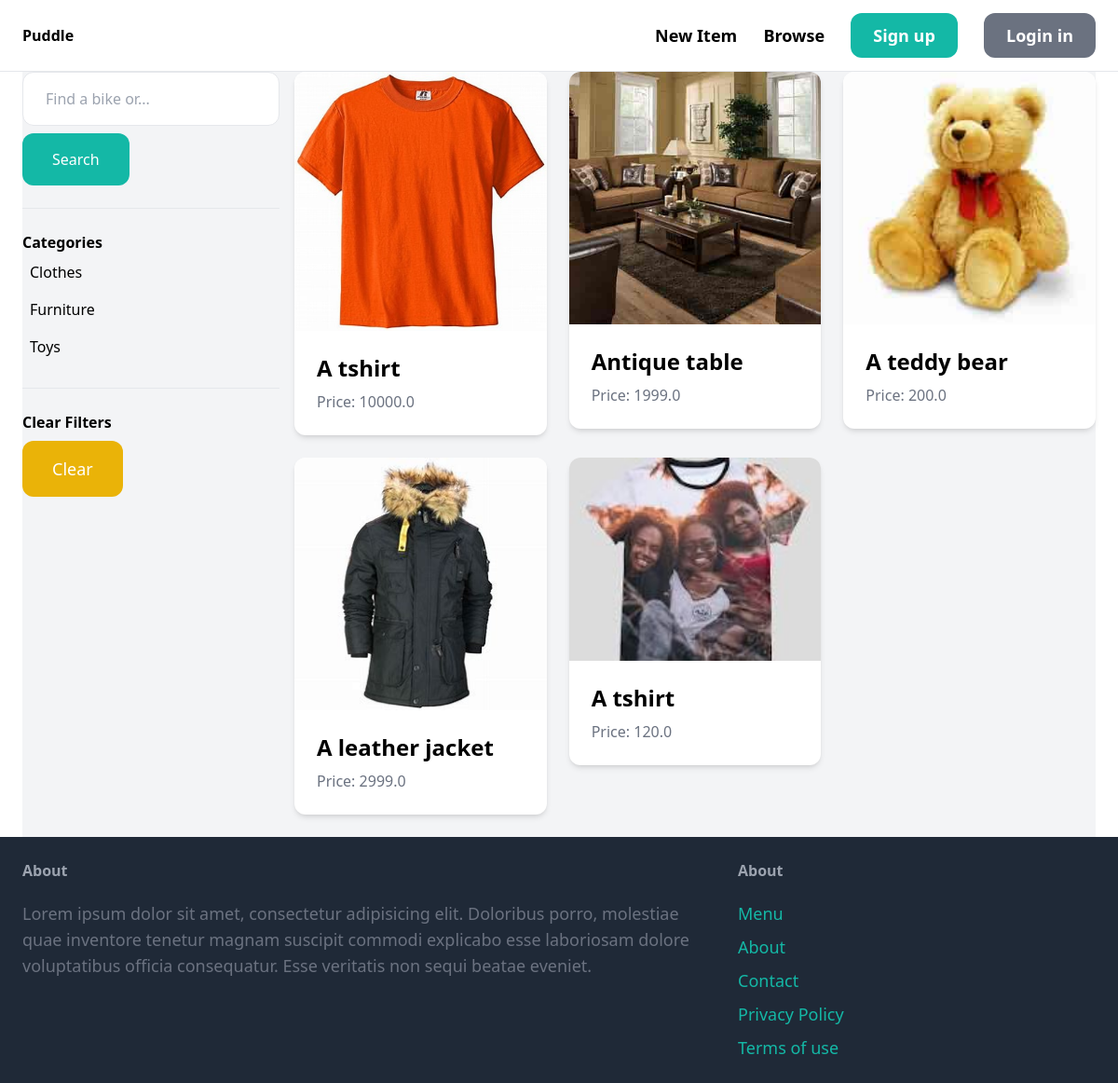
The app's page /items/ with its own data.
### item/models.py (models this page shows, shortened)
class Category(models.Model):
    name = models.CharField(max_length=255)
    slug = models.SlugField(max_length=255, unique=True, blank=True, editable=False)  # Make it non-fillable
    class Meta:
        verbose_name_plural = 'Categories'
        ordering = ('name',)

class Item(models.Model):
    category = models.ForeignKey(Category, related_name='items', on_delete=models.CASCADE)
    name = models.CharField(max_length=255)
    slug = models.SlugField(max_length=255, unique=True, blank=True)
    description = models.TextField(blank=True, null=True)
    price = models.FloatField()
    image = models.ImageField(upload_to='items_images', blank=True, null=True)
    is_sold = models.BooleanField(default=False)
    created_by = models.ForeignKey(User, related_name='items', on_delete=models.CASCADE)
    created_at = models.DateTimeField(auto_now_add=True)

### item/views.py (the view)
# urls.py: path('items/', include('item.urls')),
def items(request):
    query = request.GET.get('query', '')
    category_slug = request.GET.get('category', '')  # Get the category slug from the query string
    categories = Category.objects.all()
    print("Category Slug:", category_slug)  # Debugging line
    items = Item.objects.filter(is_sold=False)
    if category_slug:  # Ensure it's not an empty string
        items = items.filter(category__slug=category_slug)  # Filter by the selected category
    if query:
        items = items.filter(
            Q(name__icontains=query) | Q(description__icontains=query)
        )
    return render(request, 'item/items.html', {
        'items': items,
        'query': query,
        'categories': categories,
        'selected_category_slug': category_slug,  # Pass the selected category slug to the template
    })

### item/templates/item/items.html (shortened to what this page needs)
{% extends 'core/base.html' %}
{% block content %}
<div class="pb-6 grid grid-cols-4 gap-4 bg-gray-100">
    <div class="col-span-1">
        <form method="get" action="{% url 'item:items' %}">
            <input name="query" class="w-full py-4 px-6 border rounded-xl" type="text" value="{{ query }}" placeholder="Find a bike or...">
            <button class="mt-2 py-4 px-8 bg-teal-500 text-white rounded-xl">Search</button>
        </form>
        <hr class="my-6">
        <p class="font-semibold">Categories</p>
        <ul>
            {% for category in categories %}
            <li class="py-2 px-2 rounded-xl {% if category.slug == selected_category_slug %} bg-gray-200 {% endif %}">
                <a href="{% url 'item:items' %}?query={{ query|urlencode }}&category={{ category.slug }}">{{ category.name }}</a>
            </li>
        {% endfor %}
        </ul>
        <hr class="my-6">
        <p class="font-semibold">Clear Filters</p>
        <ul>
            <li>
<a href="{% url 'item:items' %}" class="mt-2 py-4 px-8 inline-block bg-yellow-500 text-lg rounded-xl text-white">Clear</a>
            </li>
        </ul>
    </div>
    <div class="col-span-3">
        {% if items %}
        <div class="grid grid-cols-1 sm:grid-cols-2 md:grid-cols-3 gap-6">
            {% for item in items %}
            <div>
                <a href="{% url 'item:detail' slug=item.slug %}">
                    <div class="bg-white shadow-md rounded-xl overflow-hidden">
                        <div class="aspect-w-16 aspect-h-9">
                            <img src="{{ item.image.url }}" alt="{{ item.name }}" class="w-full h-full object-cover">
                        </div>
                        <div class="p-6">
                            <h2 class="text-2xl font-semibold">{{ item.name }}</h2>
                            <p class="text-gray-500 mt-2">Price: {{ item.price }}</p>
                        </div>
                    </div>
                </a>
            </div>
            {% endfor %}
        </div>
        {% else %}
        <p>No items found matching your query.</p>
        {% endif %}
    </div>
</div>
{% endblock %}

### records on screen
Category: name "Clothes"
Category: name "Furniture"
Category: name "Toys"
Item: image (picture), name "A tshirt", price "10000.0"
Item: image (picture), name "Antique table", price "1999.0"
Item: image (picture), name "A teddy bear", price "200.0"
Item: image (picture), name "A leather jacket", price "2999.0"
Item: image (picture), name "A tshirt", price "120.0"
